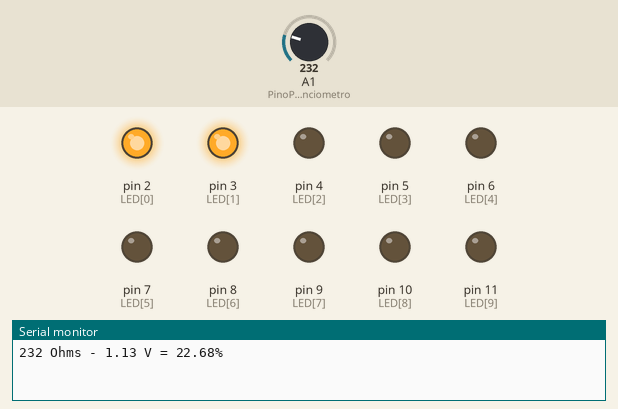
A sketch run on a simulated Arduino Leonardo, built for the host (arithmetic inside an expression is 32-bit, double 64-bit). On the bench: output pins drawn as LEDs (lit = HIGH), the last lines printed to the serial monitor. Inputs (shaded band) come from the test bench; at power-on: A1 (PinoPotenciometro) = 232.

Above: at 1.2 s.
1.3 s: A1 (PinoPotenciometro) set to 192
At 2.4 s:
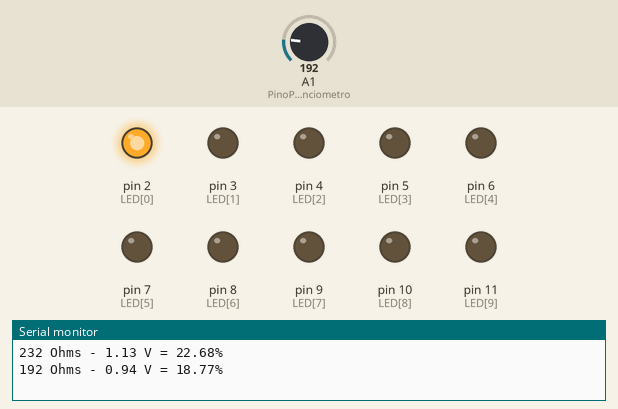
2.8 s: A1 (PinoPotenciometro) set to 336
At 3.8 s:
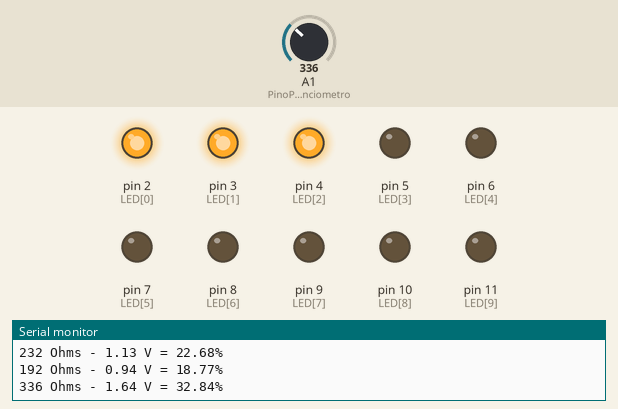
4.3 s: A1 (PinoPotenciometro) set to 320
5.8 s: A1 (PinoPotenciometro) set to 291
At 6.1 s:
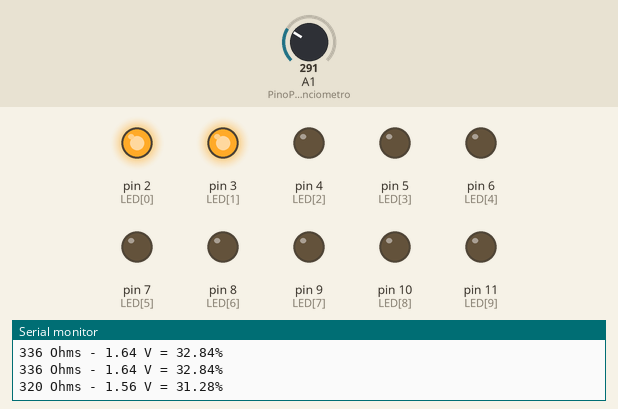
7.3 s: A1 (PinoPotenciometro) set to 201
At 8.3 s:
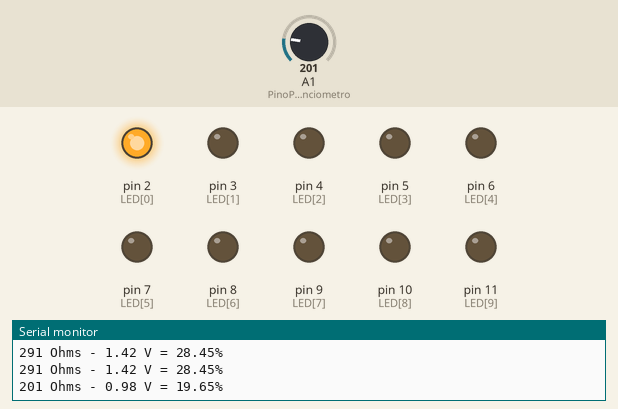
Timing chart, 0 to 9.8 s (numbered marks = the images above; inputs shaded):
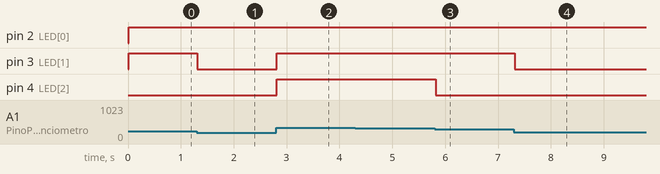

The sketch:

Ativ4_Ex2_Aula10_PotenciometroBargraph.ino
```cpp
const int LM35 = 0;
float temperatura = 0;
int PotLido = 0;
float Tensao = 0;
const int LED[] = {2,3,4,5,6,7,8,9,10,11};

const int PinoPotenciometro = A1;

int Tmax = 5;

int tempo = 0;


void setup()
{
  analogReference(INTERNAL1V1);
  for(int x = 0; x < 10; x++)
  {
    pinMode(LED[x], OUTPUT);
    Serial.begin(9600);
  }
}
void loop()
{
  PotLido = analogRead(PinoPotenciometro);
  Tensao = ( (float) (5*PotLido) / (float) 1023);
  //temperatura = ADClido * 0.1075268817204301; //no Leonardo use 0.4887585532
  if(tempo == 100)
  {
    Serial.print(PotLido);
    Serial.print(" Ohms - ");
    Serial.print(Tensao);
    Serial.print(" V = ");
    Serial.print((float) (Tensao*100)/ (float) 5);
    Serial.println("%");
    Serial.println("");
    tempo = 0;
  }

/*
  for(int x = 0; x < 10; x++)
  {
    digitalWrite(LED[x], LOW);
  }
 */
  delay(10);

  tempo++;

  if(Tensao >= (float) 0.1* Tmax){
  digitalWrite(LED[0], HIGH);
  }
  else{
  digitalWrite(LED[0], LOW);
  }
  if(Tensao >= (float) 0.2* Tmax){
  digitalWrite(LED[1], HIGH);
  }
  else{
  digitalWrite(LED[1], LOW);
  }
  if(Tensao >= (float) 0.3* Tmax){
  digitalWrite(LED[2], HIGH);
  }
  else{
  digitalWrite(LED[2], LOW);
  }
  if(Tensao >= (float) 0.4* Tmax){
  digitalWrite(LED[3], HIGH);
  }
  else{
  digitalWrite(LED[3], LOW);
  }
  if(Tensao >= (float) 0.5* Tmax){
  digitalWrite(LED[4], HIGH);
  }
  else{
  digitalWrite(LED[4], LOW);
  }
  if(Tensao >= (float) 0.6* Tmax){
  digitalWrite(LED[5], HIGH);
  }
  else{
  digitalWrite(LED[5], LOW);
  }
  if(Tensao >= (float) 0.7* Tmax){
  digitalWrite(LED[6], HIGH);
  }
  else{
  digitalWrite(LED[6], LOW);
  }
  if(Tensao >= (float) 0.8* Tmax){
  digitalWrite(LED[7], HIGH);
  }
  else{
  digitalWrite(LED[7], LOW);
  }
  if(Tensao >= (float) 0.9* Tmax){
  digitalWrite(LED[8], HIGH);
  }
  else{
  digitalWrite(LED[8], LOW);
  }
  if(Tensao >= (float) Tmax){
  digitalWrite(LED[9], HIGH);
  }
  else{
  digitalWrite(LED[9], LOW);
  }

}
```

Measured:
- the behaviour switches between 205 and 204 on A1 (PinoPotenciometro) (found by bisection; images 0 and 1)
- the behaviour switches between 307 and 306 on A1 (PinoPotenciometro) (found by bisection; images 2 and 3)
- after the input at 1.3 s, pin 3 (LED[1]): HIGH → LOW at once
- after the input at 2.8 s, pin 3 (LED[1]), pin 4 (LED[2]): LOW → HIGH at once
- after the input at 5.8 s, pin 4 (LED[2]): HIGH → LOW at once
- after the input at 7.3 s, pin 3 (LED[1]): HIGH → LOW at once
